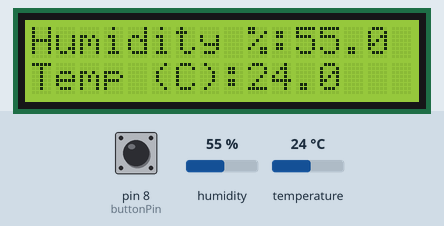
Bench run of a sketch on a simulated Arduino Uno, built with avr-gcc and run on an emulated ATmega328P. On the bench: 16×2 character LCD. The inputs (shaded band) are chosen by the test bench; at power-on: pin 8 (buttonPin) HIGH, humidity 55 %, temperature 24 °C. What the sketch prints to the serial monitor is not drawn.

Above: at 1.2 s.
1.3 s: pin 8 (buttonPin) pulled LOW for 0.15 s
At 1.8 s:
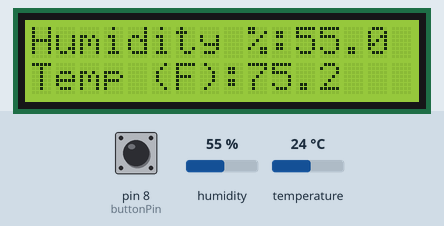
3.0 s: humidity set to 22 %
At 3.7 s:
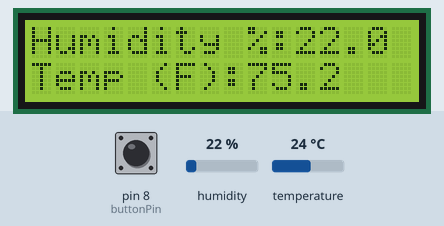
4.5 s: temperature set to 12 °C
At 5.7 s:
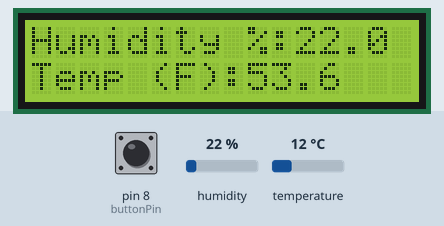
6.0 s: pin 8 (buttonPin) pulled LOW for 1 s
At 8.2 s:
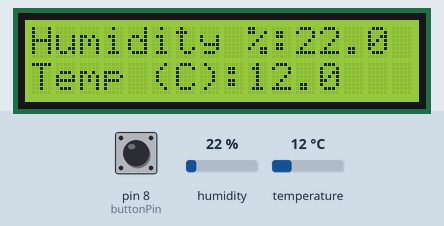
8.5 s: humidity set to 40 %
At 9.2 s:
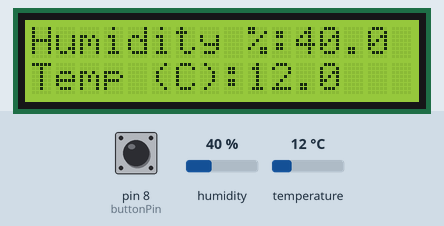
10.0 s: temperature set to 19 °C
At 11.2 s:
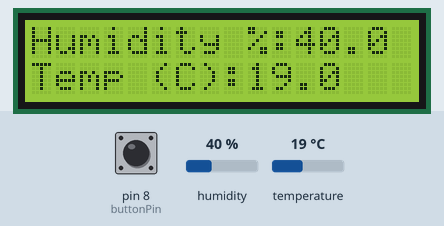
Timing chart, 0 to 12.5 s (numbered marks = the images above; inputs shaded):
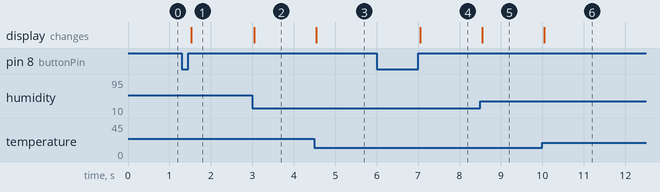

Measured:
- after the input at 1.3 s, the display: changes after 0.23 s (image 1)
- after the input at 3.0 s, the display: changes after 0.05 s (image 2)
- after the input at 4.5 s, the display: changes at once (image 3)
- after the input at 6.0 s, the display: changes after 1.1 s (image 4)
- after the input at 8.5 s, the display: changes after 0.05 s (image 5)
- after the input at 10.0 s, the display: changes at once (image 6)

The sketch:

Display_DHT11.ino
```cpp
#include <LiquidCrystal.h>
#include <dht11.h>
#define DHT11PIN 7
dht11 DHT11;

const int buttonPin = 8;
// initialize the library with the numbers of the interface pins
LiquidCrystal lcd(12, 11, 5, 4, 3, 2);

void setup() {
  Serial.begin(9600);
  // set up the LCD's number of columns and rows:
  lcd.begin(16, 2);
  pinMode(buttonPin, INPUT_PULLUP);

}
int temp_data_type;
enum States {s_init, s_change, s_wait} s_state;

void ButtonCheck() {
  switch(s_state) {
    case s_init:
      if(digitalRead(buttonPin) == 1) {
        Serial.println("here");
        s_state = s_change;
      }
      else {
        s_state = s_init;
      }
    break;
    case s_change:
      s_state = s_wait;
    break;
    case s_wait:
        s_state = digitalRead(buttonPin) ? s_wait : s_init;
    break;

    default:
    break;
  }
  switch(s_state) {
    case s_init:
    break;
    case s_change:
      temp_data_type = !temp_data_type;
    break;
    case s_wait:
    break;
    default:
    break;
  }
}

void loop() {
  s_state = s_init;
  int chk = 0;
  while(1) {
    ButtonCheck();
    chk = DHT11.read(DHT11PIN);

    // set the cursor to column 0, line 1
    // (note: line 1 is the second row, since counting begins with 0):
    lcd.setCursor(0, 0);
    lcd.print("Humidity %:");
    lcd.print((float)DHT11.humidity, 1);

    lcd.setCursor(0, 1);
    if(temp_data_type) {
      lcd.print("Temp (C):");
      lcd.print((float)DHT11.temperature, 1);
    }
    else {
      lcd.print("Temp (F):");
      lcd.print((float)(DHT11.temperature * (9.0/5) + 32), 1);
    }
  }
}
```
